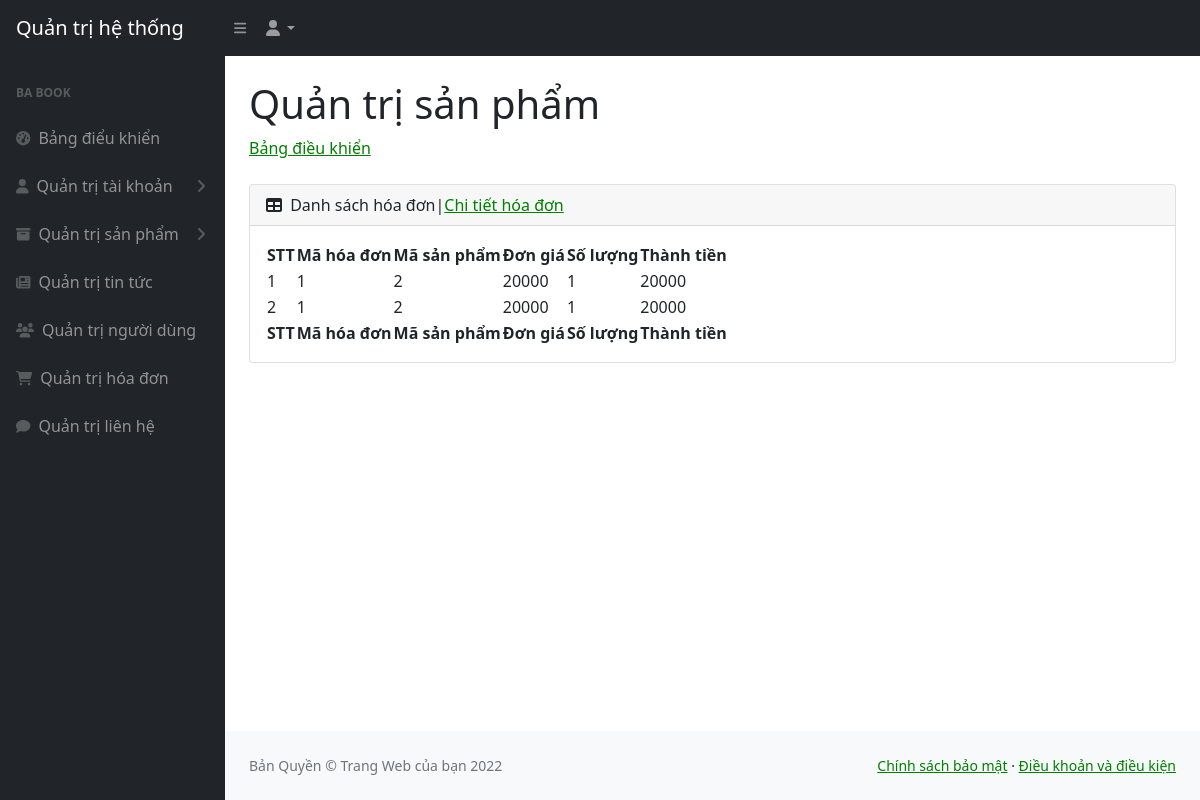
Page /admin/chi_tiet_hoa_don.php?id=1 on the committed database.
### tables this page shows
CREATE TABLE `hoadonchitiet` (
  `hd_id` int(11) NOT NULL,
  `sp_id` int(11) NOT NULL,
  `gia` int(11) DEFAULT NULL,
  `cthd_soluong` int(11) NOT NULL,
  `cthd_tongtien` int(11) NOT NULL
);

CREATE TABLE `sanpham` (
  `sp_id` int(11) NOT NULL,
  `dm_id` int(11) NOT NULL,
  `tl_id` int(11) NOT NULL,
  `sp_tensp` varchar(250) NOT NULL,
  `sp_anh_minh_hoa` varchar(500) DEFAULT NULL,
  `sp_gia` int(11) NOT NULL,
  `sp_mo_ta` text DEFAULT NULL,
  `sp_tinh_trang` varchar(100) DEFAULT NULL,
  `sp_namxb` int(11) DEFAULT NULL,
  `sp_soluong` int(11) DEFAULT NULL,
  `so_luot_xem` int(11) DEFAULT NULL,
  `user_id` int(11) DEFAULT NULL,
  `created_at` datetime DEFAULT NULL
);

### admin/chi_tiet_hoa_don.php (the view, shortened to what this page needs)
<!DOCTYPE html>
<html lang="en">
    <head>
        <link href="https://cdn.jsdelivr.net/npm/simple-datatables@latest/dist/style.css" rel="stylesheet" />
        <link href="css/styles.css" rel="stylesheet" />
    </head>
    <body class="sb-nav-fixed">
        <nav class="sb-topnav navbar navbar-expand navbar-dark bg-dark">
            <a class="navbar-brand ps-3" href="index.php">Quản trị hệ thống</a>
            <button class="btn btn-link btn-sm order-1 order-lg-0 me-4 me-lg-0" id="sidebarToggle" href="#!"><i class="fas fa-bars"></i></button>
            <ul class="navbar-nav ms-auto ms-md-0 me-3 me-lg-4">
                <li class="nav-item dropdown">
                    <a class="nav-link dropdown-toggle" id="navbarDropdown" href="#" role="button" data-bs-toggle="dropdown" aria-expanded="false"><i class="fas fa-user fa-fw"></i></a>
                </li>
            </ul>
        </nav>
        <div id="layoutSidenav">
            <div id="layoutSidenav_nav">
                <nav class="sb-sidenav accordion sb-sidenav-dark" id="sidenavAccordion">
                    <div class="sb-sidenav-menu">
                        <div class="nav">
                            <div class="sb-sidenav-menu-heading">BA BOOK</div>
                            <a class="nav-link" href="./index.php">
                                <div class="sb-nav-link-icon"><i class="fas fa-tachometer-alt"></i></div>
                                Bảng điểu khiển
                            </a>
                            <a class="nav-link collapsed" href="quan_tri_tai_khoan.php" data-bs-toggle="collapse" data-bs-target="#collapseLayouts" aria-expanded="false" aria-controls="collapseLayouts">
                                <div class="sb-nav-link-icon"><i class="fas fa-user"></i></div>
                                Quản trị tài khoản
                                <div class="sb-sidenav-collapse-arrow"><i class="fas fa-angle-down"></i></div>
                            </a>
                            <a class="nav-link collapsed" href="quan_tri_san_pham.php" data-bs-toggle="collapse" data-bs-target="#collapsePages" aria-expanded="false" aria-controls="collapsePages">
                                <div class="sb-nav-link-icon"><i class="fas fa-archive"></i></div>
                                Quản trị sản phẩm
                                <div class="sb-sidenav-collapse-arrow"><i class="fas fa-angle-down"></i></div>
                            </a>
                             <a class="nav-link" href="quan_tri_tin_tuc.php">
                                <div class="sb-nav-link-icon"><i class="fas fa-newspaper"></i></div>
                                    Quản trị tin tức
                            </a>
                            <a class="nav-link" href="quan_tri_nguoi_dung.php">
                                <div class="sb-nav-link-icon"><i class="fas fa-users"></i></div>
                                    Quản trị người dùng
                            </a>
                             <a class="nav-link" href="quan_tri_hoa_don.php">
                                <div class="sb-nav-link-icon"><i class="fas fa-shopping-cart"></i></div>
                                    Quản trị hóa đơn
                            </a>
                            <a class="nav-link" href="quan_tri_lien_he.php">
                                <div class="sb-nav-link-icon"><i class="fas fa-comment"></i></div>
                                    Quản trị liên hệ
                            </a>
                        </div>
                    </div>
                </nav>
            </div>
        <div id="layoutSidenav_content">
                <main>
                    <div class="container-fluid px-4">
                        <h1 class="mt-4">Quản trị sản phẩm</h1>
                        <ol class="breadcrumb mb-4">
                            <li class="breadcrumb-item"><a href="index.php">Bảng điều khiển</a></li>
                        </ol>
                        <div class="card mb-4">
                            <div class="card-header">
                                <i class="fas fa-table me-1"></i>
                                Danh sách hóa đơn|<a href="chi_tiet_hoa_don.php">Chi tiết hóa đơn</a>
                            </div>
                            <div class="card-body">
                                <table id="datatablesSimple">
                                    <thead>
                                        <tr>
                                            <th>STT</th>
                                            <th>Mã hóa đơn</th>
                                            <th>Mã sản phẩm</th>
                                            <th>Đơn giá</th>
                                            <th>Số lượng </th>
                                            <th>Thành tiền</th>
                                        </tr>
                                    </thead>
                                    <tfoot>
                                        <tr>
                                        <th>STT</th>
                                            <th>Mã hóa đơn</th>
                                            <th>Mã sản phẩm</th>
                                            <th>Đơn giá</th>
                                            <th>Số lượng </th>
                                            <th>Thành tiền</th>
                                        </tr>
                                    </tfoot>
                                    <tbody>
                                    <?php
                                        include("../config.php");
                                        $sql = "
                                                  SELECT *
                                                  FROM hoadonchitiet, sanpham WHERE hoadonchitiet.sp_id=sanpham.sp_id and hoadonchitiet.hd_id= '$_GET[id]'
                                                  ORDER BY hd_id  DESC
                                        ";
                                        $chi_tiet_hoa_don = mysqli_query($con, $sql);
                                        $i=0;
                                        while ($row = mysqli_fetch_array($chi_tiet_hoa_don)) {
                                            $i++;
                                            $thanh_tien= $row["sp_gia"]* $row["cthd_soluong"];
                                    ;?>
                                        <tr>
                                            <td><?php echo $i;?></td>
                                            <td><?php echo $row["hd_id"];?></td>
                                            <td><?php echo $row["sp_id"];?></td>
                                            <td><?php echo $row["sp_gia"];?></td>
                                            <td><?php echo $row["cthd_soluong"];?></td>
                                            <td><?php echo $thanh_tien;?></td>
                                        </tr>
                                    <?php
                                        }
                                    ;?>
                                    </tbody>
                                </table>
                            </div>
                        </div>
                    </div>
                </main>
                <footer  class="py-4 bg-light mt-auto" >
                    <div class="container-fluid px-4">
                        <div class="d-flex align-items-center justify-content-between small">
                            <div class="text-muted">Bản Quyền &copy; Trang Web của bạn 2022</div>
                            <div>
                                <a href="chinhsachbaomat.php">Chính sách bảo mật</a>
                                &middot;
                                <a href="chinhsachbaomat.php">Điều khoản và điều kiện</a>
                            </div>
                        </div>
                    </div>
                </footer>
            </div>
        </div>
    </body>
</html>

### rows in the picture
hoadonchitiet: hd "1", sp.sp_id "2", sp.sp_gia "20000", cthd_soluong "1"
hoadonchitiet: hd "1", sp.sp_id "2", sp.sp_gia "20000", cthd_soluong "1"
